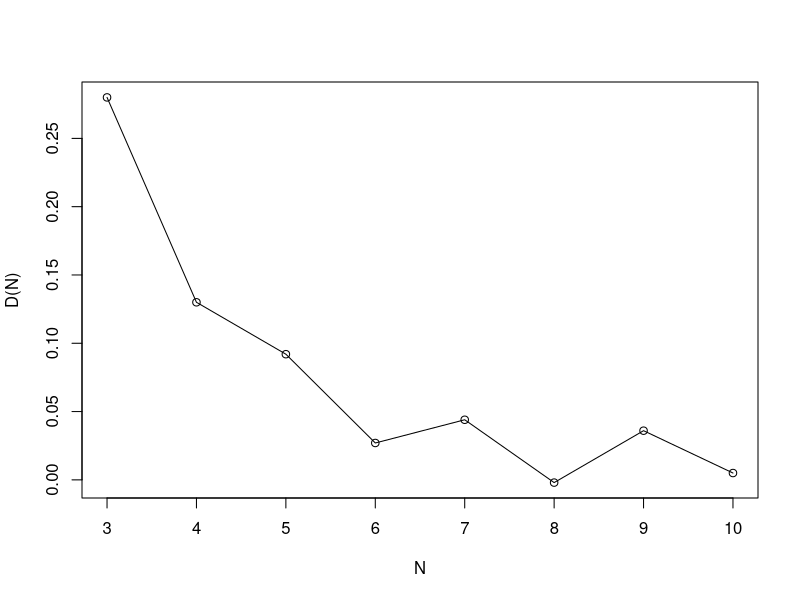
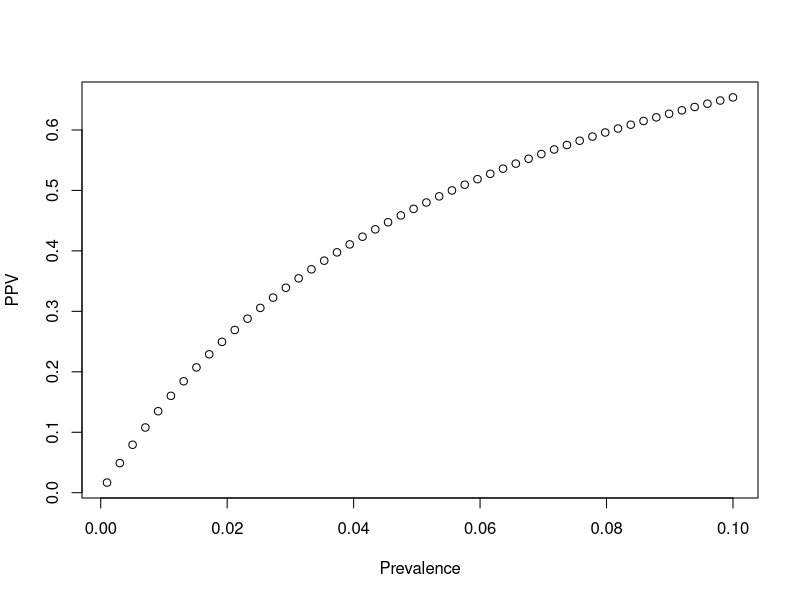
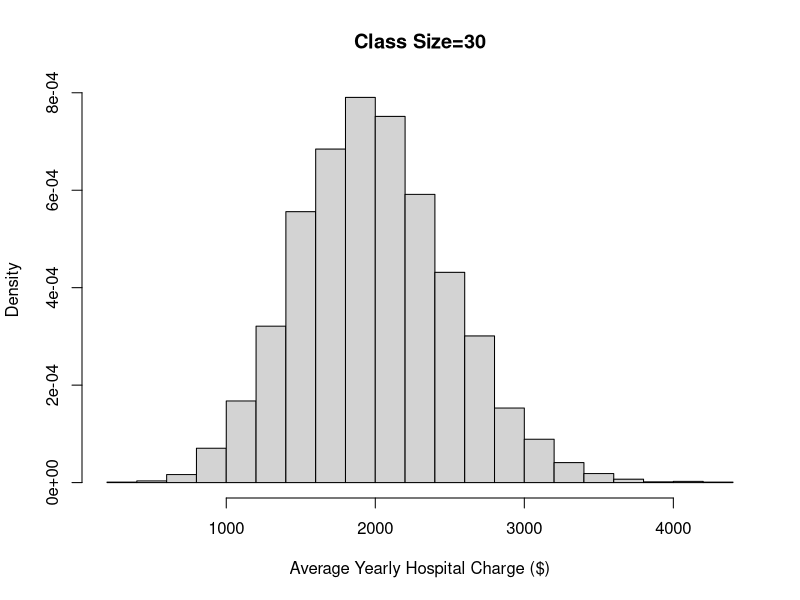
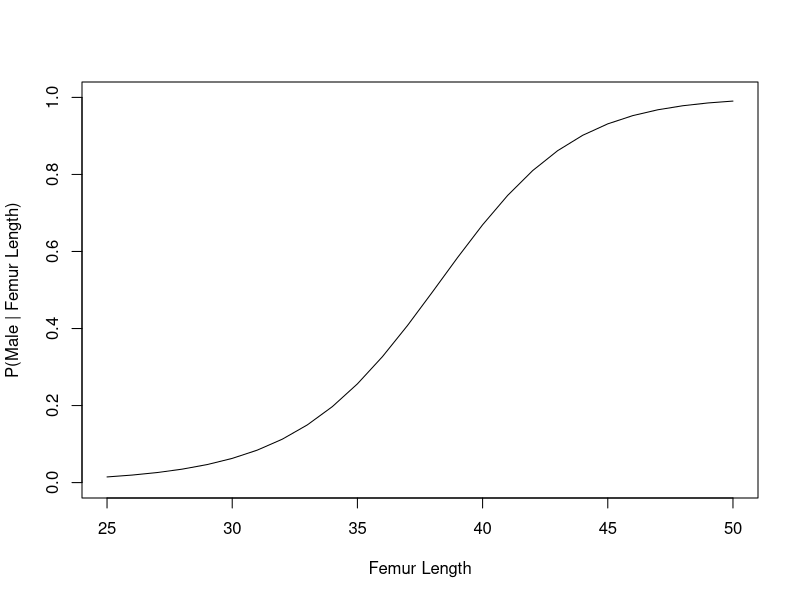
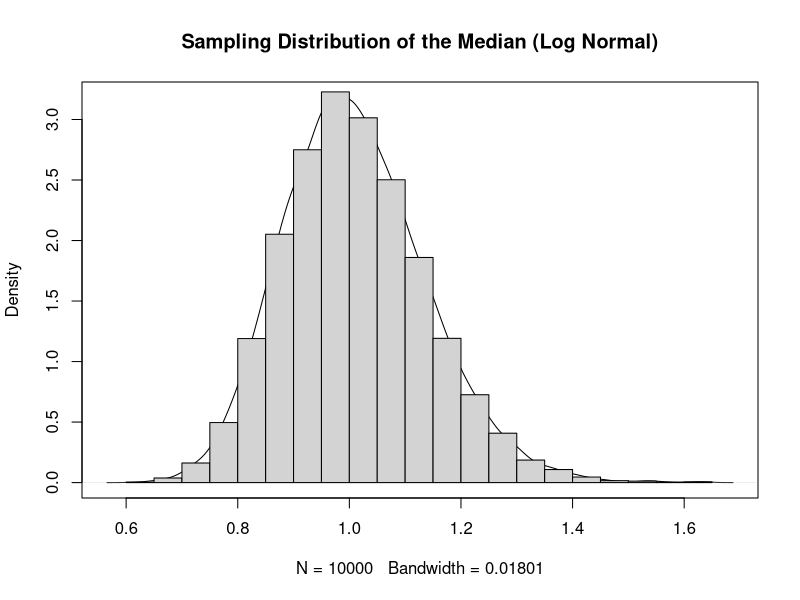
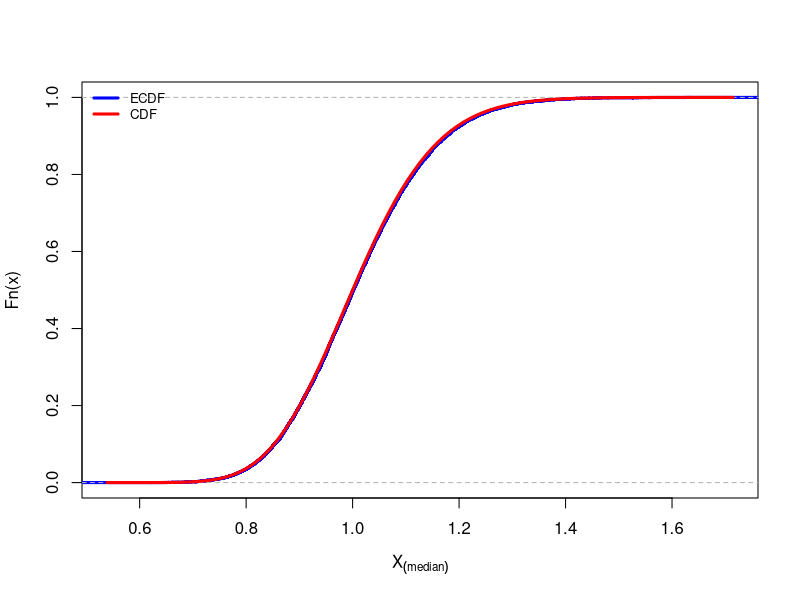
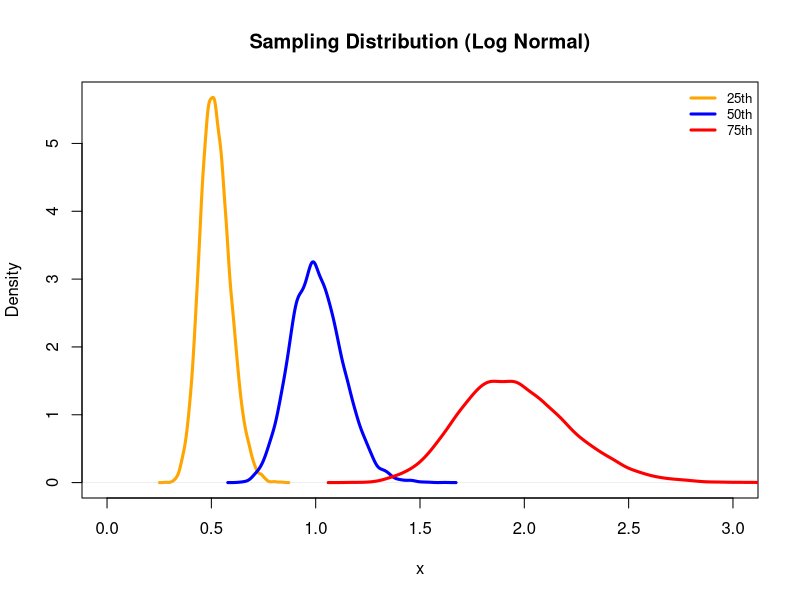

The R source for these figures, in order: (Note: this script raises an error after producing the figures.)
## ---- chunk 1
require(magrittr)
require(dplyr)
library(stats4)

game <- function(N){
  if(N<3) stop("Must have at least 3 doors")
  prize <- sample(c(rep("goat",N-1),"car"), N)
  guess <- sample(1:N,1)
  game <- data.frame(door = 1:N, prize = prize, stringsAsFactors = FALSE) %>% 
    mutate(first_guess = case_when(
      door == guess ~ 1
      , TRUE ~ 0
    )) %>% 
    mutate(potential_reveal = case_when(
        first_guess == 1 ~ 0
      , prize == "car" ~ 0
      , TRUE ~ 1
    )) %>% 
    mutate(reveal = 1*(rank(potential_reveal, ties.method = "random") == 3)) %>% 
    mutate(potential_switch = case_when(
      first_guess == 1 ~ 0
      , reveal == 1 ~ 0
      , TRUE ~ 1
    )) %>% 
    mutate(switch = 1*(rank(potential_switch, ties.method = "random") == 3))
  c(game$prize[game$first_guess == 1], game$prize[game$switch == 1])
}
## ---- chunk 2
set.seed(1)
lost=vector()
for (i in 1:1000){
  result=game(4)
  lost[i]=ifelse((result[1]=="goat")&(result[2]=="goat"),1,0)
}
mean(lost)
## ---- chunk 3
prop.test(sum(lost==0),1000, conf.level = 0.99)
## ---- chunk 4
set.seed(111)
diff=rep(NA, length(3:10))
s1=vector()
s2=vector()
for (n in 3:10){
  for (i in 1:1000){
    res=game(n)
    s1[i]=res[1]
    s2[i]=res[2]
  }
diff[n-2]=mean(s2=="car")-mean(s1=="car")  
}
plot(x=3:10,diff, type="o", xlab="N", ylab="D(N)")
## ---- chunk 5
(0.95*0.999)/(0.001*0.15+0.999*0.95)
## ---- chunk 6
prevalence <- seq(0.001, 0.1, length = 50)
ppv <- (0.85*prevalence)/(0.85*prevalence+0.05*(1-prevalence))
plot(prevalence, ppv, xlab = "Prevalence", ylab = "PPV")
## ---- chunk 7
hospital_charges <- function(N){
  group <- rbinom(N, 1, 0.5)
  charges <- 0*group + rgamma(N, shape = 2, scale = 2)*(1-group)
  charges
}
## ---- chunk 8
(replicate(10000, hospital_charges(100) %>% quantile(.9)) %>% mean)*1000
## ---- chunk 9
d3b<-replicate(10000, hospital_charges(30) %>% mean)
hist(d3b*1000, freq=F, xlab="Average Yearly Hospital Charge ($)", main="Class Size=30")
## ---- chunk 10
mean(replicate(10000,sum(hospital_charges(30)==0)<10))
#pbinom(9, 30, .5)
## ---- chunk 11
#(70,104]
pnorm(104,80,15)-pnorm(70,80,15)
## ---- chunk 12
#Bayes rule
dx<-function(x){
  .5*dnorm(x,36,3.3)+.5*dnorm(x,40,3.4)
}

0.5*dnorm(37,40,3.4)/dx(37)
## ---- chunk 13
femur_length <- 25:50
prob_male <- 0.5*dnorm(femur_length,40,3.4)/dx(femur_length)
plot.new()
plot.window(xlim = c(25,50), ylim = c(0,1))
lines(femur_length, prob_male)
axis(1)
axis(2)
box()
title(xlab = "Femur Length", ylab = "P(Male | Femur Length)")
## ---- chunk 14
hospital_charges <- function(N){
  group <- rbinom(N, 1, 0.5)
  charges <- 0*group + rgamma(N, shape = 2, scale = 2)*(1-group)
  charges
}
## ---- chunk 15
replicate(1000, mean(hospital_charges(10000)*1000)) %>% mean
## ---- chunk 16
avg=vector()
for (i in 1:1000){
  res=hospital_charges(10000)
  res=ifelse((res>10),10,res)
  avg=mean(res*1000)
}
mean(avg)
## ---- chunk 17
variance=vector()
for (i in 1:1000){
  res=hospital_charges(10000)
  res=ifelse((res>10),10,res)
  variance=var(res*1000)
}
mean(variance)
## ---- chunk 18
s=replicate(10000,exp(rnorm(101)) %>% median)
plot(density(s), main="Sampling Distribution of the Median (Log Normal)")
hist(s,freq=F, add=T)
## ---- chunk 19
Fk <- function(x,k,n){
  pbinom(k-1, n, plnorm(x), lower.tail = FALSE)
}

plot(ecdf(s), verticals = TRUE, do.points = FALSE, lwd = 3, main="", col="blue", xlab = parse(text="X[(median)]"))
curve(Fk(x,51,101), col="red", lwd=3, add=T)
legend("topleft", c("ECDF","CDF"), col = c("blue","red"), lty=c(1,1), lwd=3, bty = "n", cex=.8)
## ---- chunk 20
d25=replicate(10000,exp(rnorm(101)) %>% quantile(.25))
d50=replicate(10000,exp(rnorm(101)) %>% quantile(.50))
d75=replicate(10000,exp(rnorm(101)) %>% quantile(.75))


plot(density(d25), col = "orange", xlim = c(0, 3), lwd = 3, main = "Sampling Distribution (Log Normal)",xlab = "x")
lines(density(d50), col="blue", lwd=3)
lines(density(d75), col="red", lwd=3)
legend("topright", c("25th","50th", "75th"), col = c("orange","blue", "red"), lwd=3, bty="n", cex=.8)


ci25=quantile(d25,.975)-quantile(d25,.025)
ci50=quantile(d50,.975)-quantile(d50,.025)
ci75=quantile(d75,.975)-quantile(d75,.025)
result=c(min(ci25, ci50, ci75)==ci25,
min(ci25, ci50, ci75)==ci50,
min(ci25, ci50, ci75)==ci75)
data.frame("CI"=c("25th", "50th","75th"),"Result"=result) %>% filter(Result==T) %>% select(CI)
## ---- chunk 21
Hmisc::getHdata(nhgh)
d1 <- nhgh[1:500,]
## ---- chunk 22
#sum(is.na(d1$age))
#sum(is.na(d1$sex))
#sum(is.na(d1$ht))
d7c<-d1 %>% filter(age>18 & sex=="male")
xb=mean(d7c$ht)
sd=sd(d7c$ht)
ll <- function(mean, sd)
    -sum(stats::dnorm(x=d7c$ht, mean, sd, log=TRUE))
fit <- mle(minuslogl = ll , start = list(mean=xb, sd=sd))
mle.mean <- coef(fit)[1]
mle.sd <- coef(fit)[2]
hist(d7c$ht, freq = FALSE, main = "PDF of Male Adults' Standing Height (MLE)", xlab="ht", ylim=c(0,0.06))
curve(dnorm(x,mle.mean,mle.sd), 150, 200, col="blue", lwd=3, add=T)
## ---- chunk 23
#sum(is.na(db$bmi))
d7b<-d1 %>% filter(age>18 & sex=="female")
xb_bmi=mean(d7b$bmi)
var_bmi=var(d7b$bmi)
lh_bmi <- xb_bmi/var_bmi #rate
ch_bmi <- xb_bmi^2/var_bmi #shape
hist(d7b$bmi, freq = FALSE, main = "PDF of Female Adults' BMI (MM)", xlab="BMI")
curve(dgamma(x, ch_bmi, lh_bmi), col="orange", lwd=5, add = TRUE)
## ---- chunk 24
#sum(is.na(db$SCr))
d7a <- d1 %>% filter(age>18)
plot(density(d7a$SCr, na.rm=T), main="Plot of Estimated SCr with Gaussian Kernel")
## ---- chunk 25
bwt <- MASS::birthwt
#?MASS::birthwt
## ---- chunk 26
d8c<-bwt %>% filter(smoke==1)
#sum(is.na(d8c$bwt))
M <- 5000
means <- rep(NA, M)
set.seed(3)
for(i in 1:M){
  out <- sample(d8c$bwt, length(d8c$bwt), replace = TRUE)
  means[i] <- out %>% mean
}
means %>% quantile(c(0.025, 0.975))
## ---- chunk 27
d8b<-bwt %>% filter(smoke==1)
t.test(d8b$bwt)$conf.int
## ---- chunk 28
d8a<-bwt %>% filter(smoke==0)
smoke_bwt=d8b$bwt
nonsmoke_bwt=d8a$bwt
#length(smoke_bwt)
#length(nonsmoke_bwt)


n <- length(smoke_bwt)
M <- 5000
mu <- rep(NA, M)
s=vector()
ns=vector()
set.seed(8)
for(i in 1:M){
  index <- sample.int(n, n, replace = TRUE)
  s[i] <- smoke_bwt[index] %>% mean
  ns[i] <- nonsmoke_bwt[index] %>% mean
  mu[i]=s[i]/ns[i]
}
quantile(mu, c(0.025, 0.975))
## ---- chunk 29
prop.test(c(30,35),c(100,100))$p.value
## ---- chunk 30
prop.test(c(600,619),c(2000,2000))$p.value
## ---- chunk 31
#study 1
prop.test(c(30,35),c(100,100))$conf.int
#study 2
prop.test(c(600,619),c(2000,2000))$conf.int
## ---- chunk 32
prop.test(c(630, 654), c(2100, 2100))$conf.int
## ---- chunk 33
cor.test(nhgh$armc,nhgh$arml)
